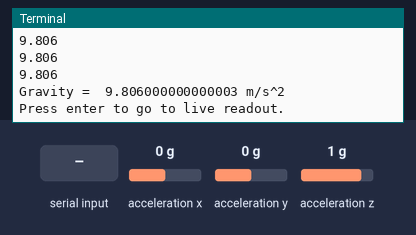
The program below on a simulated Raspberry Pi (BCM pin numbers). On the bench: the last lines printed to the terminal. The test bench sets the inputs (shaded band); at power-on: acceleration x 0 g, acceleration y 0 g, acceleration z 1 g.

Above: at 4.2 s.
4.3 s: "1" typed at the terminal, then Enter
At 4.43 s:
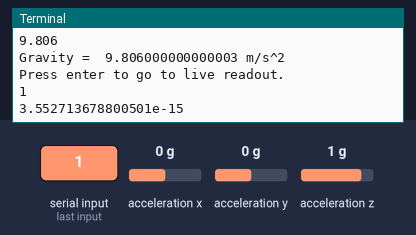
5.8 s: acceleration x set to -1.4 g
At 5.82 s:
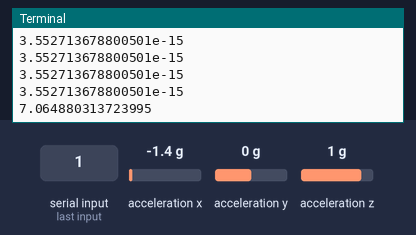
7.3 s: acceleration y set to -1.4 g
At 7.32 s:
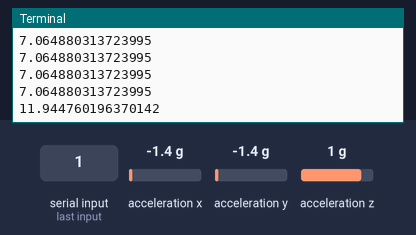
8.8 s: acceleration z set to -1.4 g
At 8.82 s:
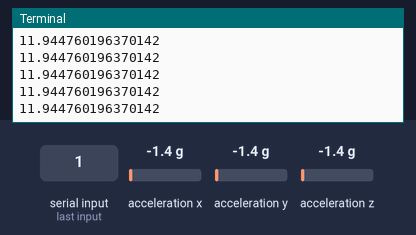
Timing chart, 0 to 11.3 s (numbered marks = the images above; inputs shaded):
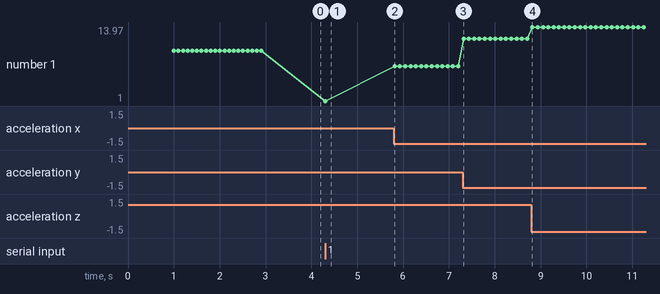

The program:

gravity_test.py
```python
import os
import time
import math
import board
import busio
import adafruit_lsm9ds1
import adafruit_lis3dh

i2c = busio.I2C(board.SCL, board.SDA)
sensor = adafruit_lsm9ds1.LSM9DS1_I2C(i2c)
#sensor = adafruit_lis3dh.LIS3DH_I2C(i2c)

def detect_gravity (num_readings):
    total = 0
    for reading in range (0,num_readings):
        m = get_magnitude(0)
        print(m)
        total += m
        time.sleep(0.1)
    return total / num_readings

def get_magnitude (gravity):
    (x,y,z) = sensor.acceleration
    return abs(math.sqrt(x**2 + y**2 + z**2)-gravity)

if __name__ == "__main__":
    time.sleep(1)
    g = detect_gravity(20)
    print("Gravity = ", g, "m/s^2")
    input("Press enter to go to live readout.")
    while True:
        os.system("clear")
        print(get_magnitude(g))
        time.sleep(0.1)
```

Measured:
- after the input at 4.3 s, the terminal: prints a new line at once (image 1)
- after the input at 5.8 s, the terminal: prints a new line at once (image 2)
- after the input at 7.3 s, the terminal: prints a new line at once (image 3)
- plotted number 1: 9.81 → 1 after the input at 4.3 s, 1 → 7.06 after the input at 5.8 s, 7.06 → 11.94 after the input at 7.3 s, 11.94 → 13.97 after the input at 8.8 s
